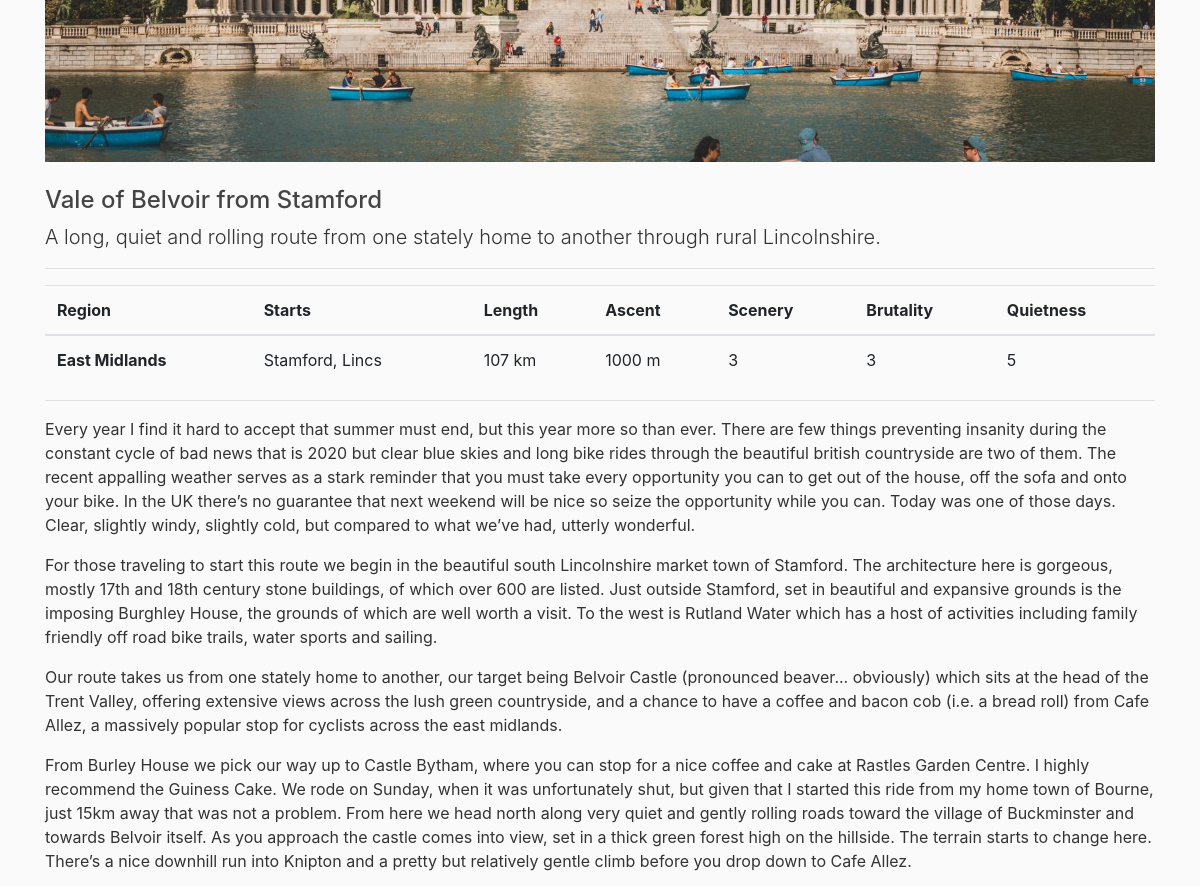
The page /post/2 (middle part) on the database as committed earlier.
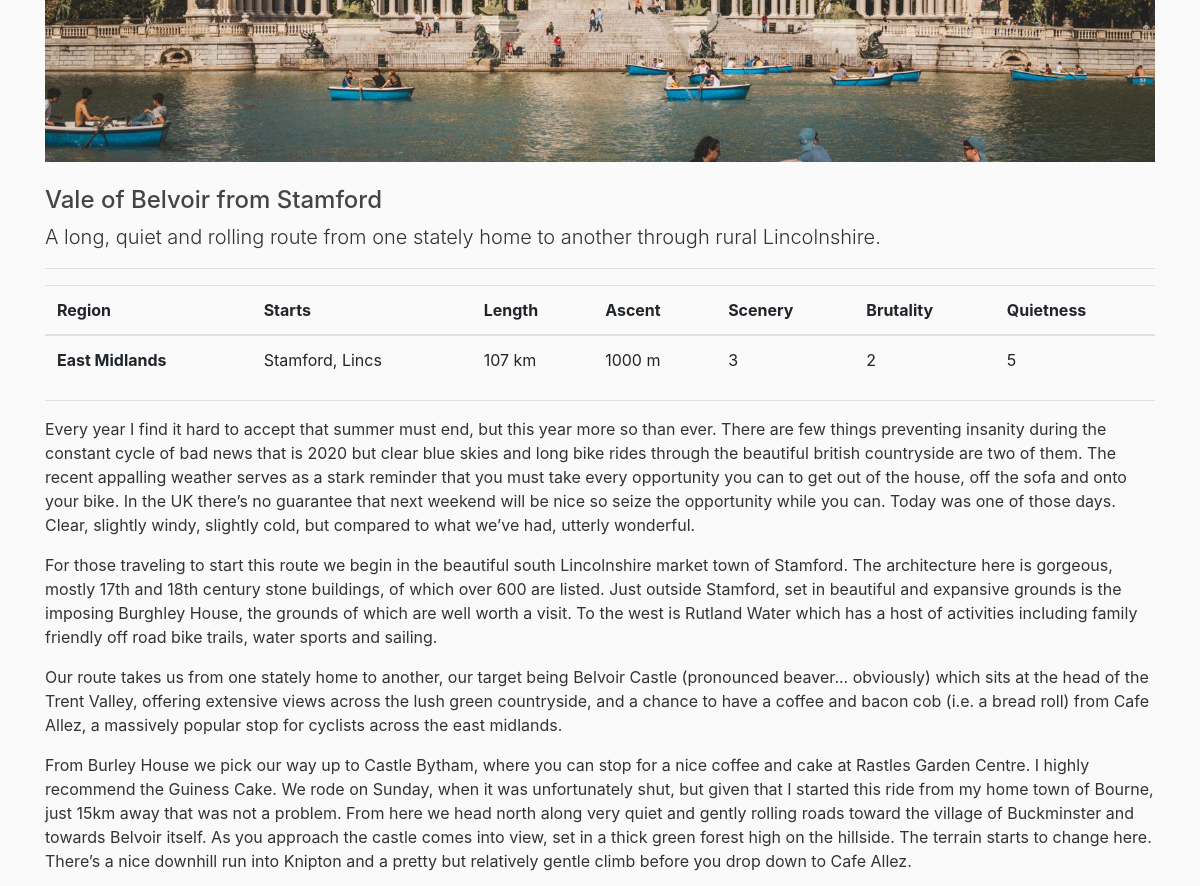
The same page on the database as committed later.
### flaskbiob/models.py (models this page shows)
class Routes(db.Model):
    id = db.Column(db.Integer, primary_key=True)
    title = db.Column(db.String(100), nullable=False)
    region = db.Column(db.String(100), nullable=False)
    starting_location = db.Column(db.String(100), nullable=False)
    starting_coordinates = db.Column(db.String(100), nullable=False)
    length = db.Column(db.Integer, nullable=False)
    ascent = db.Column(db.Integer, nullable=False)
    scenery = db.Column(db.Integer, nullable=False)
    brutality = db.Column(db.Integer, nullable=False)
    quietness = db.Column(db.Integer, nullable=False)
    description = db.Column(db.Text, nullable=False)
    link = db.Column(db.String(100), nullable=False)
    post = db.Column(db.Integer, db.ForeignKey("posts.id"), nullable=True)
    user = db.Column(db.Integer, db.ForeignKey("users.id"), nullable=False)

### flaskbiob/posts/routes.py (the view)
@posts.route("/post/<post_id>", methods=["GET", "POST"])
def postPage(post_id):
    post = Posts.query.get_or_404(post_id)
    if post.post_type == "Route":
        route = None
        encoded_title = None
        try:
            route = Routes.query.filter_by(post=post_id).first()
            encoded_title = urllib.parse.quote(route.title)
        except:
            print("No route found")
        return render_template("Post_Route.html", title=post.title, post=post, route=route,
                               encoded_title=encoded_title)
    else:
        review = None
        return render_template("Post_Review.html", title=post.title, post=post, review=review)

### flaskbiob/templates/Post_Route.html (shortened to what this page needs)
{% extends "BASE.html" %}
    {% block content %}
        <img src="{{ url_for('static', filename='post_pics/' + post.post_image) }}" class="img-fluid" alt="Responsive image">
                <div class="row pt-4">
                    <div class="col-md-12">
                        <h4>{{ post.title }}</h4>
                        <p class="lead">{{ post.leader }}</p>
                        <hr>
                        {% if route %}
                            <table class="table">
                                <thead>
                                    <tr>
                                        <th scope="col">Region</th>
                                        <th scope="col">Starts</th>
                                        <th scope="col">Length</th>
                                        <th scope="col">Ascent</th>
                                        <th scope="col">Scenery</th>
                                        <th scope="col">Brutality</th>
                                        <th scope="col">Quietness</th>
                                    </tr>
                                </thead>
                                <tbody>
                                    <tr>
                                        <th scope="row">{{ route.region }}</th>
                                        <td>{{ route.starting_location }}</td>
                                        <td>{{ route.length }} km</td>
                                        <td>{{ route.ascent }} m</td>
                                        <td>{{ route.scenery }}</td>
                                        <td>{{ route.brutality }}</td>
                                        <td>{{ route.quietness }}</td>
                                    </tr>
                                </tbody>
                            </table>
                        {% endif %}
                        <hr>
                        <p>{{ post.content | safe }}</p>
                    </div>
                </div>
    {% endblock content %}

Rows that differ between the two databases and show on the page:
changed Routes "East Midlands": brutality "3" → "2"
